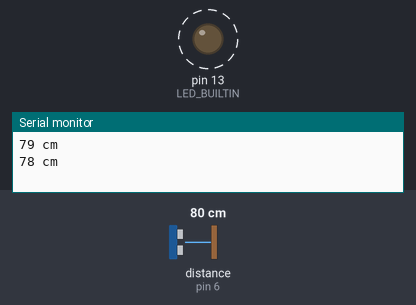
This sketch was run on a simulated Arduino Uno, built with avr-gcc and run on an emulated ATmega328P. Parts: output pins drawn as LEDs (lit = HIGH), the last lines printed to the serial monitor. Wiring (inferred from the names in the program): ultrasonic range finder: trigger pin 7; echo pin 6. Dashed ring = blinking. Inputs (shaded band) come from the test bench; at power-on: distance to the obstacle (sensor on pin 6) 80 cm. The echo pulse lasts 58.3 µs per cm; pins used as bus, display or sensor lines are not drawn.

Above: at 2.5 s.
2.6 s: distance to the obstacle (sensor on pin 6) set to 250 cm
At 4.9 s:
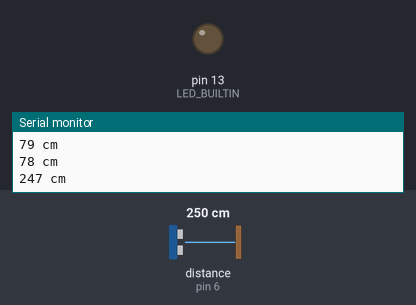
5.0 s: distance to the obstacle (sensor on pin 6) set to 4 cm
8.5 s: distance to the obstacle (sensor on pin 6) set to 2 cm
At 10.8 s:
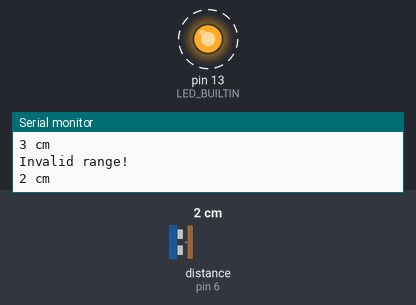
Timing chart, 0 to 19.5 s (numbered marks = the images above; inputs shaded):
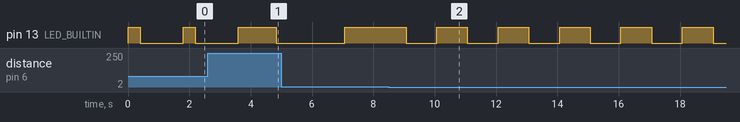

The sketch:

ultrasoundWarningSystem.ino
```cpp
const int trig = 7;
const int echo = 6;
#define LED_BUILTIN 13

void setup(){
  pinMode(trig, OUTPUT);
  pinMode(echo, INPUT);
  digitalWrite(trig, LOW);
  pinMode(LED_BUILTIN, OUTPUT);
  Serial.begin(9600);
}

void loop(){
  digitalWrite(LED_BUILTIN, LOW);
  digitalWrite(trig, HIGH); //send an impulse to trigger the sensor start the measurement
  delayMicroseconds(15); // minimum impulse width required by HC-RS4 sensor
  digitalWrite(trig, LOW);

  long duration = pulseIn(echo, HIGH); // waits until sensor outputs the result
  // result is encoded as the pulse width in microseconds
  // ’duration’ is the time it takes sound from the transmitter back to the receiver after it bounces off an obstacle

  const long vsound = 340; // m/s
  long dist = (duration/2L) * vsound/10000L; // 10000 is just the scaling factor to get the result in [cm]
  if (dist > 500L || dist < 2L){
    Serial.println("Invalid range!");
  }
  else{
    Serial.print(dist);
    Serial.println(" cm");
    if (dist < 20){
      digitalWrite(LED_BUILTIN, HIGH);
    }
    else {
      digitalWrite(LED_BUILTIN, HIGH);
      int time = 0;
      time = dist/0.2;
      delay(time);
      digitalWrite(LED_BUILTIN, LOW);
      delay(time);
    }
  }
  delay(1000);
}
```

Measured:
- after the input at 8.5 s, pin 13 (LED_BUILTIN): alternates HIGH for 1.0 s and LOW for 1.0 s, starting after 0.57 s
